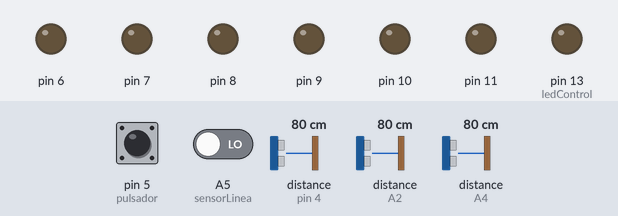
Simulated run of this sketch. Board: Arduino Uno, built with avr-gcc and run on an emulated ATmega328P. On the bench: output pins drawn as LEDs (lit = HIGH). Dashed ring = blinking. Inputs (shaded band) come from the test bench; at power-on: pin 5 (pulsador) LOW, A5 (sensorLinea) LOW, distance to the obstacle (sensors on pin 4, A2, A4) 80 cm. The echo pulse lasts 58.3 µs per cm; what the sketch prints to the serial monitor is not drawn.

Above: at 1.2 s.
1.3 s: pin 5 (pulsador) pulled HIGH for 0.15 s
At 1.9 s:
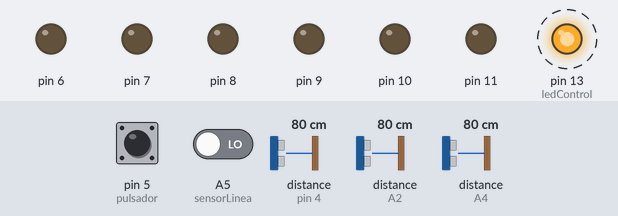
4.4 s: A5 (sensorLinea) driven HIGH
At 7.2 s:
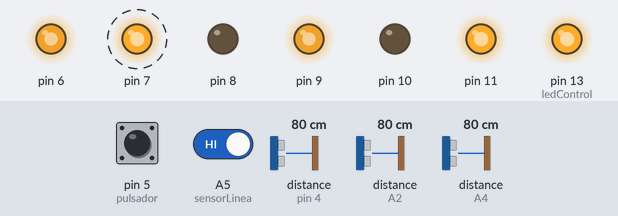
7.4 s: distance to the obstacle (sensor on pin 4) set to 44 cm
10.4 s: distance to the obstacle (sensor on pin 4) set to 37 cm
At 11.5 s:
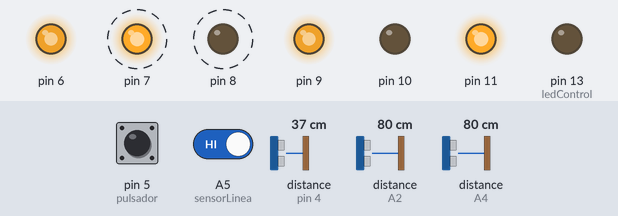
13.4 s: A5 (sensorLinea) driven LOW
At 15.6 s:
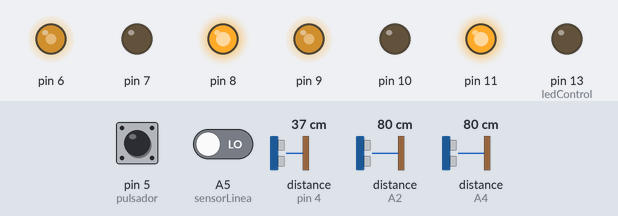
16.3 s: distance to the obstacle (sensor on pin 4) set to 16 cm
17.8 s: distance to the obstacle (sensor on pin 4) set to 13 cm
At 18.7 s:
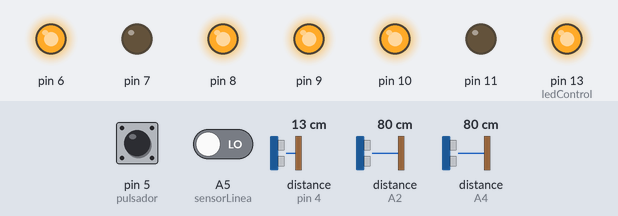
Timing chart, 0 to 20.3 s (numbered marks = the images above; inputs shaded):
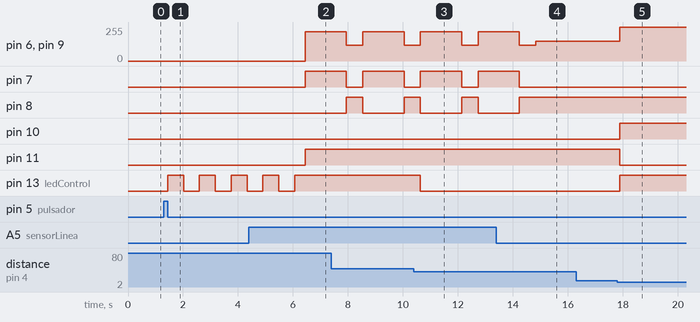

The sketch:

src.ino
```cpp
#include <NewPing.h>

// Seleccionar estrategia
constexpr int strategy_index{ 3 };

// Distancias
const unsigned long CLOSE{ 15 };
const unsigned long FAR{ 35 };
const unsigned long MAX_DISTANCE{ 40 };

// Forward declarations
class Motor;

// Definición de pines
constexpr int pulsador = 5;
constexpr int ledControl = 13;
constexpr int motor2_A = 10;
constexpr int motor2_B = 11;
constexpr int motor2_enable = 6;
constexpr int motor1_A = 8;
constexpr int motor1_B = 7;
constexpr int motor1_enable = 9;
constexpr int sensorLinea = A5;

// Pines de los sensores de ultrasonido
constexpr int CANTIDAD_SENSORES{ 3 };

const int ultra_trig[CANTIDAD_SENSORES] = { A1, 3, A3 };
const int ultra_echo[CANTIDAD_SENSORES] = { A2, 4, A4 };

NewPing sonar[CANTIDAD_SENSORES] = {
  NewPing(ultra_trig[0], ultra_echo[0], MAX_DISTANCE),
  NewPing(ultra_trig[1], ultra_echo[1], MAX_DISTANCE),
  NewPing(ultra_trig[2], ultra_echo[2], MAX_DISTANCE)
};

// Variable para el estado del pulsador
bool run = false;
bool estadoLed = false;

// Temporizadores
unsigned long tempLed{ 0 };
unsigned long tempRun{ 0 };
unsigned long tempAction{ 0 };

// Delays
const unsigned long runDelay{ 5000 };
const unsigned long blinkDelay{ 500 };
const unsigned long actionDelay{};

enum class Direccion {
  ADELANTE,
  ATRAS,
  DERECHA,
  IZQUIERDA
};

class Motor {
private:
  const int m_pin_a{};
  const int m_pin_b{};
  const int m_enable{};

  void setSpeed(int velocidad) {
    velocidad = constrain(velocidad, 0, 255);
    analogWrite(m_enable, velocidad);
  }

  void setForward() {
    digitalWrite(m_pin_a, HIGH);
    digitalWrite(m_pin_b, LOW);
  }

  void setBackward() {
    digitalWrite(m_pin_a, LOW);
    digitalWrite(m_pin_b, HIGH);
  }

  void setDirection(Direccion dir) {
    switch (dir) {
      case Direccion::ADELANTE:
        setForward();
        break;
      case Direccion::ATRAS:
        setBackward();
        break;
      default:
        break;
    }
  }

public:
  void parar() {
    setSpeed(0);
  }

  Motor(const int pin_a, const int pin_b, const int enable)
    : m_pin_a{ pin_a }, m_pin_b{ pin_b }, m_enable{ enable } {
    pinMode(m_pin_a, OUTPUT);
    pinMode(m_pin_b, OUTPUT);
    pinMode(m_enable, OUTPUT);
  }

  void mover(Direccion dir, int velocidad) {
    setDirection(dir);
    setSpeed(velocidad);
  }
};

struct MedidasSensores
{
public:
  unsigned long izquierda{};
  unsigned long adelante{};
  unsigned long derecha{};

  MedidasSensores() : izquierda{}, derecha{}, adelante{}
  {}

  MedidasSensores(unsigned long izquierda, unsigned long adelante, unsigned long derecha)
  {
    this->izquierda = izquierda;
    this->derecha = derecha;
    this->adelante = adelante;
  }

  unsigned long& operator[](int idx)
  {
    switch (idx) {
      case 0:
        return izquierda;
      case 1:
        return adelante;
      case 2:
        return derecha;
      default:
        return adelante;
    }
  }

  size_t length()
  {
    return 3;
  }
};

Motor motor2{ motor1_A, motor1_B, motor1_enable };
Motor motor1{ motor2_A, motor2_B, motor2_enable };

class Estrategia
{
protected:
  Motor m_motor_d;
  Motor m_motor_i;
public:
  Estrategia(Motor& motor_d, Motor& motor_i)
    : m_motor_d{ motor_d }, m_motor_i{ motor_i } {}

  virtual void onIdle(){}
  virtual void onLine(){}
  virtual void closeFront(){}
  virtual void farFront(){}
  virtual void closeRight(){}
  virtual void farRight(){}
  virtual void closeLeft(){}
  virtual void farLeft(){}

  void stop()
  {
    m_motor_d.parar();
    m_motor_i.parar();
  }
};

class Estrategia1 : public Estrategia
{
public:
  Estrategia1(Motor& motor_d, Motor& motor_i) : Estrategia{motor_d, motor_i} {}

  void onIdle() override {
    m_motor_d.mover(Direccion::ADELANTE, 255);
    m_motor_i.mover(Direccion::ADELANTE, 255);
  }

  void onLine() override {
    //m_motor_d.mover(Direccion::ATRAS, 125);
    //m_motor_i.mover(Direccion::ATRAS, 125);
    closeFront();
  }

  void closeFront() final {
    onIdle();
  }
  void farFront() override {
    //m_motor_d.mover(Direccion::ADELANTE, 80);
    //m_motor_i.mover(Direccion::ADELANTE, 80);
    onIdle();
  }

  void closeRight() override {
    //m_motor_d.mover(Direccion::ATRAS, 80);
    //m_motor_i.mover(Direccion::ADELANTE, 80);
    onIdle();
  }

  void farRight() override {
    onIdle();
  }

  void closeLeft() override {
    onIdle();
  }

  void farLeft() override {
    onIdle();
  }
};

class Estrategia2 : public Estrategia
{
public:
  Estrategia2(Motor& motor_d, Motor& motor_i) : Estrategia{motor_d, motor_i} {}

  void onIdle() final {
    m_motor_d.mover(Direccion::ADELANTE, 150);
    //m_motor_i.mover(Direccion::ADELANTE, 150);
  }

  void onLine() final {
    m_motor_i.parar();
    m_motor_d.mover(Direccion::ATRAS, 220);
    delay(150);
  }

  void closeFront() final {
    m_motor_d.mover(Direccion::ADELANTE, 255);
    m_motor_i.mover(Direccion::ADELANTE, 255);
  }
  void farFront() final {
    //m_motor_d.mover(Direccion::ADELANTE, 80);
    //m_motor_i.mover(Direccion::ADELANTE, 80);
    m_motor_d.mover(Direccion::ADELANTE, 180);
    m_motor_i.mover(Direccion::ADELANTE, 90);
  }

  void closeRight() final {
    m_motor_d.mover(Direccion::ATRAS, 150);
    m_motor_i.mover(Direccion::ATRAS, 90);
  }

  void farRight() final {
    m_motor_d.mover(Direccion::ADELANTE, 90);
    m_motor_i.mover(Direccion::ADELANTE, 120);
  }

  void closeLeft() final {
    m_motor_d.mover(Direccion::ATRAS, 90);
    m_motor_i.mover(Direccion::ATRAS, 150);
  }

  void farLeft() final {
    m_motor_d.mover(Direccion::ADELANTE, 120);
    m_motor_i.mover(Direccion::ADELANTE, 90);
  }
};

class Estrategia3 : public Estrategia
{
public:
  Estrategia3(Motor& motor_d, Motor& motor_i) : Estrategia{motor_d, motor_i} {}

  void onIdle() final {
    m_motor_d.mover(Direccion::ADELANTE, 100);
    m_motor_i.mover(Direccion::ADELANTE, 100);
  }

  void onLine() final {
    m_motor_i.mover(Direccion::ATRAS, 220);
    m_motor_d.mover(Direccion::ATRAS, 220);
    delay(1500);
    m_motor_i.mover(Direccion::ADELANTE, 120);
    m_motor_d.mover(Direccion::ATRAS, 120);
    delay(500);

  }

  void closeFront() final {
    m_motor_d.mover(Direccion::ADELANTE, 255);
    m_motor_i.mover(Direccion::ADELANTE, 255);
  }
  void farFront() final {
    //m_motor_d.mover(Direccion::ADELANTE, 80);
    //m_motor_i.mover(Direccion::ADELANTE, 80);
    onIdle();
  }

  void closeRight() final {
    m_motor_d.mover(Direccion::ADELANTE, 100);
    m_motor_i.mover(Direccion::ADELANTE, 110);
  }

  void farRight() final {
    onIdle();
  }

  void closeLeft() final {
    m_motor_d.mover(Direccion::ADELANTE, 100);
    m_motor_i.mover(Direccion::ADELANTE, 110);
  }

  void farLeft() final {
    onIdle();
  }
};

class Estrategia4 : public Estrategia
{
public:
  Estrategia4(Motor& motor_d, Motor& motor_i) : Estrategia{motor_d, motor_i} {}

  void onIdle() final {
    m_motor_i.mover(Direccion::ADELANTE, 150);
    m_motor_d.mover(Direccion::ATRAS, 150);
  }

  void onLine() final {
    m_motor_i.mover(Direccion::ATRAS, 220);
    m_motor_d.mover(Direccion::ATRAS, 220);
    delay(1500);
    m_motor_i.mover(Direccion::ADELANTE, 120);
    m_motor_d.mover(Direccion::ATRAS, 120);
    delay(500);

  }

  void closeFront() final {
    m_motor_d.mover(Direccion::ADELANTE, 255);
    m_motor_i.mover(Direccion::ADELANTE, 255);
    delay(500);
  }
  void farFront() final {
    //m_motor_d.mover(Direccion::ADELANTE, 80);
    //m_motor_i.mover(Direccion::ADELANTE, 80);
    onIdle();
  }

  void closeRight() final {
    onIdle();
  }

  void farRight() final {
    onIdle();
  }

  void closeLeft() final {
    onIdle();
  }

  void farLeft() final {
    onIdle();
  }
};

MedidasSensores medirDistancias()
{
  MedidasSensores medidas;
  for (int i{ 0 }; i < CANTIDAD_SENSORES; ++i)
  {
  //   digitalWrite(ultra_trig[i], LOW);
  //   delayMicroseconds(2);
  // //for (int i{ 0 }; i < CANTIDAD_SENSORES; ++i)
  //   digitalWrite(ultra_trig[i], HIGH);
  //   delayMicroseconds(10);
  // //for (int i{ 0 }; i < CANTIDAD_SENSORES; ++i)
  //   digitalWrite(ultra_trig[i], LOW);
  //   unsigned long duracion = pulseIn(ultra_echo[i], HIGH);
  //   medidas[i] = (duracion * 0.034) / 2;
    medidas[i] = sonar[i].ping_cm();
    delay(29);
  }

  // for (int i{ 0 }; i < CANTIDAD_SENSORES; i++)
  // {
  //   unsigned long duracion = pulseIn(ultra_echo[i], HIGH);
  //   // Convertir a cm.
  //   medidas[i] = (duracion * 0.034) / 2;
  // }
  // medidas.izquierda = (pulseIn(ultra_echo[0], HIGH) * 0.034) / 2;
  // medidas.adelante = (pulseIn(ultra_echo[1], HIGH) * 0.034) / 2;
  // medidas.derecha = (pulseIn(ultra_echo[2], HIGH) * 0.034) / 2;

  return medidas;
}

inline bool leerSensorLinea()
{
  return digitalRead(sensorLinea);
}

inline bool leerPulsador()
{
  return digitalRead(pulsador);
}

void printSerial(MedidasSensores& ultra, bool linea)
{
  // Mostrar los valores en el monitor serie
  Serial.print("A: ");
  Serial.print(ultra.adelante);
  Serial.print("\t"); // Tabulación para columnas
  Serial.print("D: ");
  Serial.print(ultra.derecha);
  Serial.print("\t");
  Serial.print("I: ");
  Serial.print(ultra.izquierda);
  Serial.print("\t");
  Serial.print(linea ? "Blanco" : "Negro");
  Serial.print("\t");
  Serial.println(run ? "ON" : "OFF");
}

inline void setLed(bool state)
{
  digitalWrite(ledControl, state);
}

void handleLed(unsigned long currentTime, MedidasSensores& ultra)
{
  unsigned int deltaLed{ currentTime - tempLed };
  unsigned int deltaRun{ currentTime - tempRun };

  if (!run)
    estadoLed = false;
  else if(deltaRun > runDelay)
  {
    estadoLed = (ultra.adelante < CLOSE);
  }
  else if(deltaLed > blinkDelay)
  {
    estadoLed = !estadoLed;
    tempLed = millis();
  }

  setLed(estadoLed);
}

void handleStrategy(Estrategia& strat, unsigned long currentTime, MedidasSensores& ultra, bool linea)
{
  unsigned long deltaRun{ currentTime - tempRun };
  if((!run) || (deltaRun < runDelay))
  {
    Serial.print("X");
    return;
  }
  Serial.print("Z");

  if(linea)
  {
    strat.onLine();
  }
  else if(ultra.adelante < CLOSE)
  {
    strat.closeFront();
  }
  else if(ultra.adelante < FAR)
  {
    strat.farFront();
  }
  else if(ultra.derecha < 4)
  {
    strat.closeRight();
  }
  // else if(ultra.derecha < FAR)
  // {
  //   strat.farRight();
  // }
  else if(ultra.izquierda < 4)
  {
    strat.closeLeft();
  }
  else
  {
    strat.onIdle();
  }
}

void chooseStrategy(unsigned long currentTime, MedidasSensores& ultra, bool linea)
{
  if(strategy_index == 0)
  {
    Estrategia1 s{motor1, motor2};
    handleStrategy(s, currentTime, ultra, linea);
    Serial.print("0");
  }
  else if(strategy_index == 1)
  {
    Estrategia2 s2{motor1, motor2};
    handleStrategy(s2, currentTime, ultra, linea);
    Serial.print("1");
  }
  else if(strategy_index == 2)
  {
    Estrategia3 s3{motor1, motor2};
    handleStrategy(s3, currentTime, ultra, linea);
    Serial.print("2");
  }
  else if(strategy_index == 3)
  {
    Estrategia4 s4{motor1, motor2};
    handleStrategy(s4, currentTime, ultra, linea);
    Serial.print("3");
  }
}

void setup() {
  // Configuración de pines
  pinMode(pulsador, INPUT);
  pinMode(ledControl, OUTPUT);
  pinMode(sensorLinea, INPUT);

  // Configuración de los pines de los sensores ultrasonicos
  for (int i{ 0 }; i < CANTIDAD_SENSORES; ++i)
  {
    pinMode(ultra_trig[i], OUTPUT);
    pinMode(ultra_echo[i], INPUT);
  }

  // Iniciar la comunicación serie
  Serial.begin(9600);

  // Imprimir los encabezados de las columnas
  Serial.println("S_del\tS_der\tS_izq\tLinea");
}

void loop() {
  // Leer sensores
  bool lecturaPulsador{ leerPulsador() };
  bool lecturaLinea{ leerSensorLinea() };
  MedidasSensores lecturaUltra{ medirDistancias() };

  printSerial(lecturaUltra, lecturaLinea);

  // Verificar si el pulsador está presionado para iniciar el programa
  if (lecturaPulsador && !run) {
    // Indicar que el pulsador fue presionado
    run = true;
    tempRun = millis();
    tempLed = millis();
    estadoLed = true;
  }

  // Actualizar tiempo
  unsigned long currentTime{ millis() };

  handleLed(currentTime, lecturaUltra);
  chooseStrategy(currentTime, lecturaUltra, lecturaLinea);
}
```

Measured:
- the behaviour switches between 41 and 40 cm on distance to the obstacle (sensor on pin 4) (found by bisection; images 2 and 3)
- the behaviour switches between 15 and 14 cm on distance to the obstacle (sensor on pin 4) (found by bisection; images 4 and 5)
- after the input at 1.3 s, pin 13 (ledControl): alternates HIGH for 0.58 s and LOW for 0.58 s, starting after 0.14 s
- after the input at 4.4 s, pin 6, pin 9: 0/255 → 220/255 after 2.0 s; pin 7, pin 11: LOW → HIGH after 2.0 s; pin 8, pin 10: stays LOW (without the input it goes to HIGH after 2.0 s)
- after the input at 10.4 s, pin 13 (ledControl): HIGH → LOW after 0.24 s
- after the input at 13.4 s, pin 7: goes on until 14.2 s, then stays LOW; pin 8: goes on until 14.2 s, then stays HIGH
- after the input at 16.3 s, every drawn part: stays the same
- after the input at 17.8 s, pin 6, pin 9: 150/255 → 255/255 after 0.09 s; pin 10, pin 13 (ledControl): LOW → HIGH after 0.09 s; pin 11: HIGH → LOW after 0.09 s
